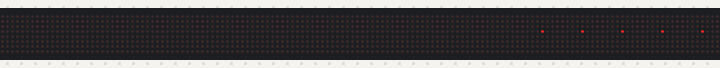
Bench run of a sketch on a simulated Arduino Mega 2560, built with avr-gcc and run on an emulated ATmega2560. Shown: 160×8 LED matrix.

Above: at 0.6 s.
At 1.3 s:
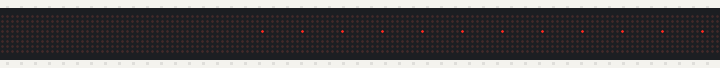
At 2.0 s:
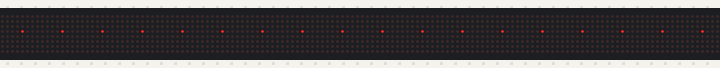
At 3.5 s:
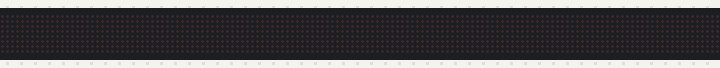
At 4.2 s:
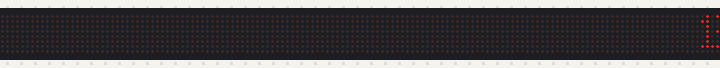
At 5.0 s:
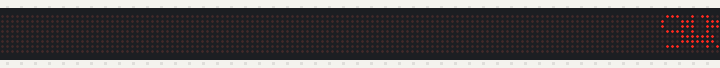

Measured:
- what the display in image 2 shows lasts 1.1 s, from 1.9 s to 3.0 s

The sketch:

LedControl.ino
```cpp
#include <MD_MAX72xx.h>
#include <SPI.h>

#define MAX_DEVICES 20
#define DIN_PIN 23
#define CLK_PIN 18
#define CS_PIN  5

// Use hardware SPI
MD_MAX72XX mx = MD_MAX72XX(MD_MAX72XX::FC16_HW, CS_PIN, MAX_DEVICES);

void setup() {
  mx.begin();
  mx.control(MD_MAX72XX::INTENSITY, 5); // brightness (0–15)
  mx.clear();

  // Light one pixel on each module
  for (uint8_t i = 0; i < MAX_DEVICES; i++) {
    mx.setPoint(3, 3 + (i * 8), true);  // one LED per module
    delay(100);
  }

  delay(1000);
  mx.clear();

  // Display numbers 0–19
  for (uint8_t i = 0; i < MAX_DEVICES; i++) {
    mx.setChar(i, '0' + (i % 10)); // shows 0–9 twice
    delay(100);
  }
}

void loop() {}
```
